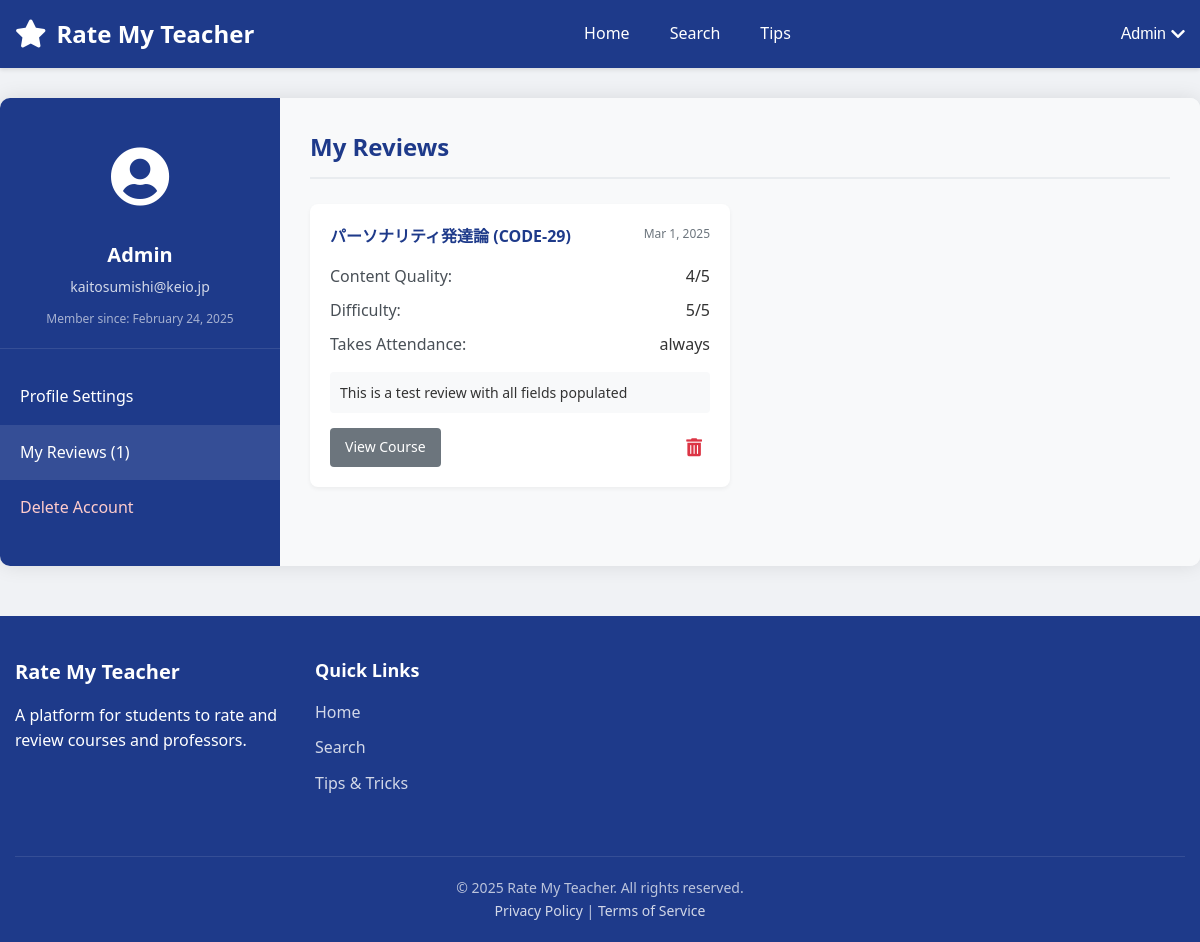
/account-section.php (signed in), run on an earlier commit of the app's database.
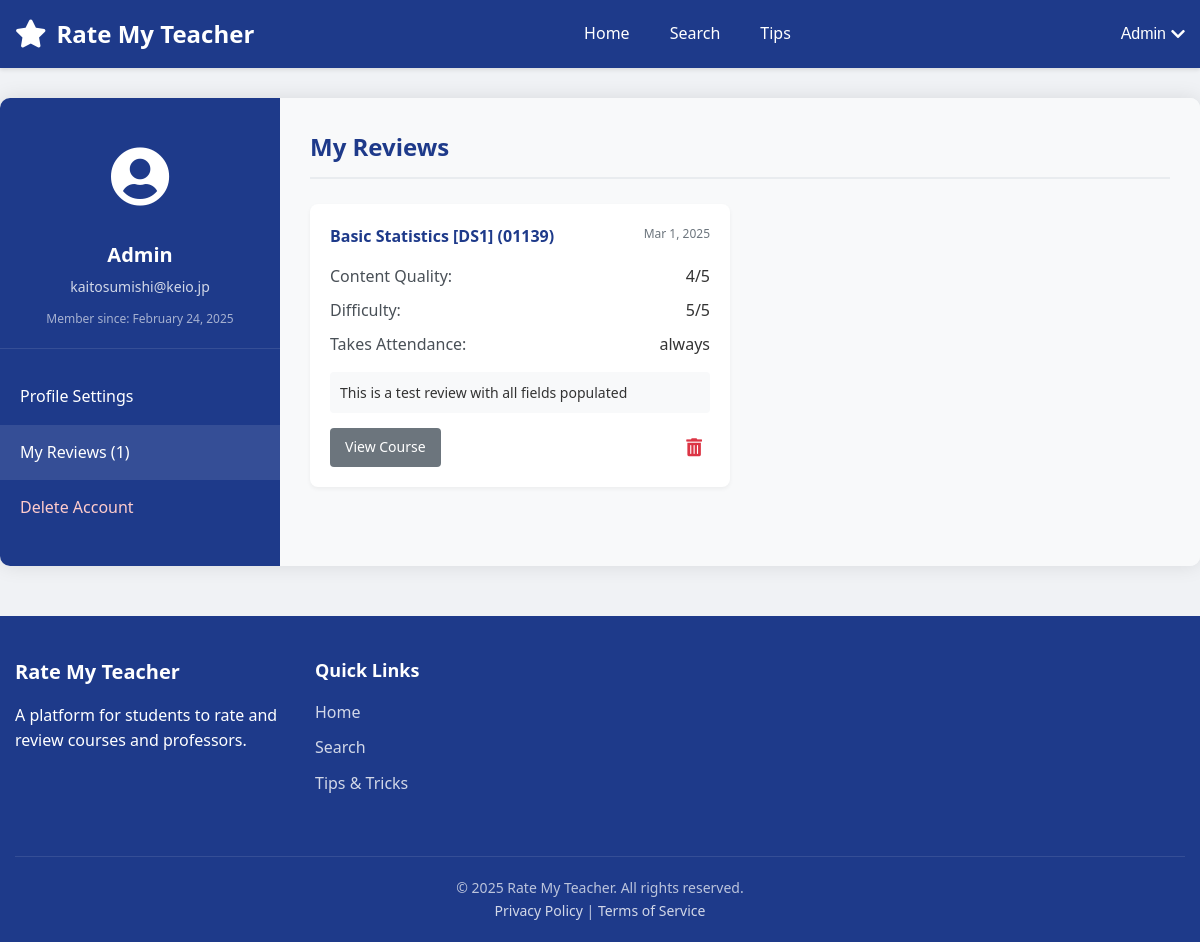
And on a later commit of the database.
### tables this page shows
CREATE TABLE users (
        id INTEGER PRIMARY KEY AUTOINCREMENT,
        username TEXT NOT NULL UNIQUE,
        email TEXT NOT NULL UNIQUE,
        password TEXT NOT NULL,
        created_at TIMESTAMP DEFAULT CURRENT_TIMESTAMP,
        is_verified INTEGER DEFAULT 0,
        verification_token TEXT DEFAULT NULL,
        token_expiry TIMESTAMP DEFAULT NULL
    );

CREATE TABLE ratings (
        id INTEGER PRIMARY KEY AUTOINCREMENT,
        user_id INTEGER NOT NULL,
        professor_id INTEGER NOT NULL,
        course_id INTEGER NOT NULL,
        rating REAL NOT NULL,
        comment TEXT,
        created_at TIMESTAMP DEFAULT CURRENT_TIMESTAMP, content_rating REAL, difficulty_rating REAL, grade TEXT, textbook TEXT, attendance_check TEXT, first_half TEXT, second_half TEXT,
        FOREIGN KEY (user_id) REFERENCES users(id) ON DELETE CASCADE,
        FOREIGN KEY (professor_id) REFERENCES professors(id) ON DELETE CASCADE,
        FOREIGN KEY (course_id) REFERENCES courses(id) ON DELETE CASCADE
    );

CREATE TABLE courses (
        id INTEGER PRIMARY KEY AUTOINCREMENT,
        name TEXT NOT NULL,
        course_code TEXT,
        description TEXT,
        professor_id INTEGER, avg_content_quality REAL DEFAULT 0, avg_difficulty REAL DEFAULT 0, review_count INTEGER DEFAULT 0,
        FOREIGN KEY (professor_id) REFERENCES professors(id) ON DELETE SET NULL
    );

### account-section.php (the view, shortened to what this page needs)
<?php
require_once __DIR__ . "/config.php";
$username = $_SESSION["username"];
$email = $_SESSION["email"];
$user_id = $_SESSION["id"];
$reviews_count = 0;
$reviews = [];
try {
    $columns_sql = "PRAGMA table_info(ratings)";
    $columns_result = $conn->query($columns_sql);
    $has_comments_field = false;
    $has_comment_field = false;
    while ($column = $columns_result->fetchArray(SQLITE3_ASSOC)) {
        if ($column['name'] === 'comment') {
            $has_comment_field = true;
        }
    }
    $course_columns_sql = "PRAGMA table_info(courses)";
    $course_columns_result = $conn->query($course_columns_sql);
    $course_name_field = 'name';
    $course_code_field = 'course_code';
    while ($column = $course_columns_result->fetchArray(SQLITE3_ASSOC)) {
        if ($column['name'] === 'name') {
            $course_name_field = 'name';
        }
    }
    $comment_field = $has_comments_field ? 'r.comments' : ($has_comment_field ? 'r.comment' : 'NULL');
    $review_sql = "SELECT r.*,
                  c.$course_name_field AS course_name,
                  c.$course_code_field AS course_code,
                  $comment_field AS review_text
                  FROM ratings r
                  JOIN courses c ON r.course_id = c.id
                  WHERE r.user_id = :user_id
                  ORDER BY r.created_at DESC";
    $review_stmt = $conn->prepare($review_sql);
    $review_stmt->bindValue(':user_id', $user_id, SQLITE3_INTEGER);
    $result = $review_stmt->execute();
    while ($row = $result->fetchArray(SQLITE3_ASSOC)) {
        if ($has_comments_field) {
            $row['comments'] = $row['comments'] ?? '';
        } elseif ($has_comment_field) {
            $row['comments'] = $row['comment'] ?? '';
        } else {
            $row['comments'] = '';
        }
        $row['content_quality'] = $row['content_quality'] ?? ($row['content_rating'] ?? 3);
        $row['difficulty'] = $row['difficulty'] ?? ($row['difficulty_rating'] ?? 3);
        $row['takes_attendance'] = $row['attendance_check'] ?? 'Unknown';
        $reviews[] = $row;
        $reviews_count++;
    }
} catch (Exception $e) {
    error_log("Error fetching reviews: " . $e->getMessage());
}
$join_date = "";
try {
    $date_sql = "SELECT created_at FROM users WHERE id = :user_id";
    $date_stmt = $conn->prepare($date_sql);
    $date_stmt->bindValue(':user_id', $user_id, SQLITE3_INTEGER);
    $result = $date_stmt->execute();
    if ($row = $result->fetchArray(SQLITE3_ASSOC)) {
        $join_date = date("F j, Y", strtotime($row["created_at"]));
    }
} catch (Exception $e) {
    $join_date = "Unknown";
}
include_once "header.php";
?>
<div class="account-page-container">
    <div class="account-sidebar">
        <div class="user-profile">
            <div class="profile-avatar">
                <i class="fas fa-user-circle"></i>
            </div>
            <h3><?php echo htmlspecialchars($username); ?></h3>
            <p class="user-email"><?php echo htmlspecialchars($email); ?></p>
            <p class="join-date">Member since: <?php echo $join_date; ?></p>
        </div>
        <ul class="sidebar-nav">
            <li><a href="#profile-settings" data-section="profile-settings">Profile Settings</a></li>
            <li class="active"><a href="#my-reviews" data-section="my-reviews">My Reviews (<?php echo $reviews_count; ?>)</a></li>
            <li class="danger-item"><a href="#delete-account" data-section="delete-account">Delete Account</a></li>
        </ul>
    </div>
    <div class="account-content">
        <div id="my-reviews" class="account-section active">
            <h2>My Reviews</h2>
            <?php if (count($reviews) > 0): ?>
                <div class="reviews-list">
                    <?php foreach ($reviews as $review): ?>
                        <div class="review-card">
                            <div class="review-header">
                                <h3><?php echo htmlspecialchars($review["course_name"]); ?> (<?php echo htmlspecialchars($review["course_code"]); ?>)</h3>
                                <span class="review-date"><?php echo date("M j, Y", strtotime($review["created_at"])); ?></span>
                            </div>
                            <div class="review-ratings">
                                <div class="rating-item">
                                    <span class="rating-label">Content Quality:</span>
                                    <span class="rating-value"><?php echo $review["content_quality"]; ?>/5</span>
                                </div>
                                <div class="rating-item">
                                    <span class="rating-label">Difficulty:</span>
                                    <span class="rating-value"><?php echo $review["difficulty"]; ?>/5</span>
                                </div>
                                <?php if (isset($review["takes_attendance"])): ?>
                                <div class="rating-item">
                                    <span class="rating-label">Takes Attendance:</span>
                                    <span class="rating-value"><?php echo htmlspecialchars($review["takes_attendance"]); ?></span>
                                </div>
                                <?php endif; ?>
                            </div>
                            <?php
                            $reviewText = '';
                            if (!empty($review["comments"])) {
                                $reviewText = $review["comments"];
                            } elseif (!empty($review["comment"])) {
                                $reviewText = $review["comment"];
                            } elseif (!empty($review["review_text"])) {
                                $reviewText = $review["review_text"];
                            }
                            if (!empty($reviewText)):
                            ?>
                                <div class="review-comment">
                                    <p><?php echo htmlspecialchars($reviewText); ?></p>
                                </div>
                            <?php endif; ?>
                            <div class="review-actions">
                                <a href="course_page_template.php?course=<?php echo urlencode($review["course_name"]); ?>" class="btn-secondary">View Course</a>
                                <button class="delete-review" data-review-id="<?php echo $review["id"]; ?>" title="Delete Review">
                                    <i class="fas fa-trash-alt"></i>
                                </button>
                            </div>
                        </div>
                    <?php endforeach; ?>
                </div>
            <?php endif; ?>
        </div>
    </div>
</div>
<?php
include_once __DIR__ . "/footer.php";
?>

### header.php (shortened to what this page needs)
<!DOCTYPE html>
<html lang="en">
<head>
    <link rel="stylesheet" href="https://cdnjs.cloudflare.com/ajax/libs/font-awesome/5.15.4/css/all.min.css">
</head>
<body>
    <header>
        <div class="header-container">
            <a href="index.php" class="site-logo">
                <i class="fas fa-star"></i>
                Rate My Teacher
            </a>
            <nav class="main-nav" id="main-nav">
                <ul>
                    <li><a href="home.php" class="<?php echo basename($_SERVER['PHP_SELF']) == 'home.php' ? 'active' : ''; ?>">Home</a></li>
                    <li><a href="search.php" class="<?php echo basename($_SERVER['PHP_SELF']) == 'search.php' ? 'active' : ''; ?>">Search</a></li>
                    <li><a href="tipsandtricks.php" class="<?php echo basename($_SERVER['PHP_SELF']) == 'tipsandtricks.php' ? 'active' : ''; ?>">Tips</a></li>
                </ul>
            </nav>
            <div class="user-menu">
                <?php if (isset($_SESSION["loggedin"]) && $_SESSION["loggedin"] === true): ?>
                    <button class="user-menu-btn" id="user-menu-btn">
                        <?php echo htmlspecialchars($_SESSION["username"]); ?>
                        <i class="fas fa-chevron-down"></i>
                    </button>
                <?php endif; ?>
            </div>
        </div>
    </header>
    <div class="main-container">

### footer.php (shortened to what this page needs)
    </div>
    <footer>
        <div class="footer-container">
            <div class="footer-info">
                <h3>Rate My Teacher</h3>
                <p>A platform for students to rate and review courses and professors.</p>
            </div>
            <div class="footer-links">
                <h4>Quick Links</h4>
                <ul>
                    <li><a href="home.php">Home</a></li>
                    <li><a href="search.php">Search</a></li>
                    <li><a href="tipsandtricks.php">Tips & Tricks</a></li>
                </ul>
            </div>
            <div class="footer-legal">
                <p>&copy; <?php echo date("Y"); ?> Rate My Teacher. All rights reserved.</p>
                <p><a href="#">Privacy Policy</a> | <a href="#">Terms of Service</a></p>
            </div>
        </div>
    </footer>
</body>
</html>

### header.php (style rules this page uses)
* { margin: 0; padding: 0; box-sizing: border-box; }
body { font-family: 'Segoe UI', Tahoma, Geneva, Verdana, sans-serif; line-height: 1.6; color: #333; background-color: #f0f2f5; }
header { background-color: #1e3a8a; color: white; padding: 15px 0; box-shadow: 0 2px 4px rgba(0, 0, 0, 0.1); }
.header-container { max-width: 1200px; margin: 0 auto; padding: 0 15px; display: flex; justify-content: space-between; align-items: center; }
.site-logo { font-size: 24px; font-weight: bold; text-decoration: none; color: white; display: flex; align-items: center; }
.site-logo i { margin-right: 10px; font-size: 28px; }
.main-nav ul { list-style: none; display: flex; gap: 20px; }
.main-nav a { text-decoration: none; color: white; font-weight: 500; padding: 5px 10px; border-radius: 4px; transition: background-color 0.2s; }
.user-menu { position: relative; }
.user-menu-btn { background: none; border: none; color: white; cursor: pointer; display: flex; align-items: center; font-size: 16px; font-weight: 500; }
.user-menu-btn i { margin-left: 5px; }

### account-section.php (style rules this page uses)
.account-page-container { display: flex; max-width: 1200px; margin: 30px auto; background-color: #fff; border-radius: 10px; box-shadow: 0 0 20px rgba(0, 0, 0, 0.1); overflow: hidden; }
.account-sidebar { width: 280px; background-color: #1e3a8a; color: #fff; padding: 30px 0; }
.user-profile { padding: 0 20px 20px; text-align: center; border-bottom: 1px solid rgba(255, 255, 255, 0.1); }
.profile-avatar { font-size: 60px; margin-bottom: 15px; }
.user-profile h3 { margin: 0 0 5px; font-size: 20px; }
.user-email { margin: 0 0 10px; font-size: 14px; opacity: 0.8; }
.join-date { font-size: 12px; opacity: 0.6; }
.sidebar-nav { list-style: none; padding: 0; margin: 20px 0 0 0; }
.sidebar-nav li { padding: 0; margin: 0; }
.sidebar-nav li a { display: block; padding: 15px 20px; color: #fff; text-decoration: none; transition: background-color 0.2s; }
.sidebar-nav li a:hover, .sidebar-nav li.active a { background-color: rgba(255, 255, 255, 0.1); }
.sidebar-nav li.danger-item a { color: #ffcccc; }
.account-content { flex: 1; padding: 30px; background-color: #f8f9fa; overflow-y: auto; }
.account-section { display: none; }
.account-section.active { display: block; }
.account-section h2 { color: #1e3a8a; margin-top: 0; margin-bottom: 25px; padding-bottom: 10px; border-bottom: 2px solid #e9ecef; }
.btn-secondary { background-color: #6c757d; color: white; padding: 8px 15px; border: none; border-radius: 4px; cursor: pointer; font-size: 14px; text-decoration: none; display: inline-block; transition: background-color 0.2s; }
.reviews-list { display: grid; gap: 20px; grid-template-columns: repeat(auto-fill, minmax(300px, 1fr)); }
.review-card { background-color: #fff; border-radius: 8px; padding: 20px; box-shadow: 0 2px 4px rgba(0, 0, 0, 0.05); }
.review-header { display: flex; justify-content: space-between; align-items: flex-start; margin-bottom: 15px; }
.review-header h3 { margin: 0; font-size: 16px; color: #1e3a8a; }
.review-date { font-size: 12px; color: #6c757d; }
.review-ratings { margin-bottom: 15px; }
.rating-item { display: flex; justify-content: space-between; margin-bottom: 8px; }
.rating-label { font-weight: 500; color: #495057; }
.review-comment { padding: 10px; background-color: #f8f9fa; border-radius: 4px; margin-bottom: 15px; }
.review-comment p { margin: 0; font-size: 14px; line-height: 1.5; }
.review-actions { display: flex; justify-content: space-between; align-items: center; }
.delete-review { background: none; border: none; color: #dc3545; font-size: 18px; cursor: pointer; padding: 8px; border-radius: 50%; transition: all 0.2s; display: flex; align-items: center; justify-content: center; }

What changed in the data, as far as the page shows it:
changed ratings "always": course.name "パーソナリティ発達論" → "Basic Statistics [DS1]"; course.course_code "CODE-29" → "01139"
